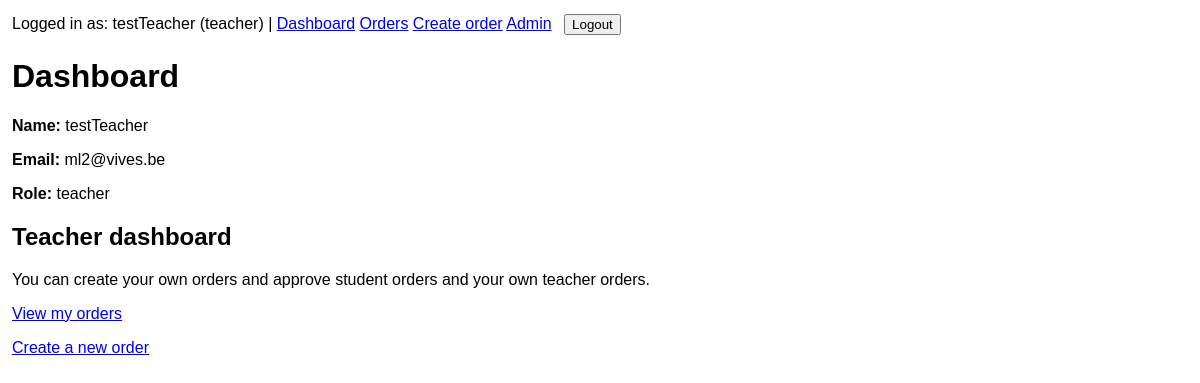
Screenshot of / (signed in) with the database file from the repository.
### accounts/models.py (models this page shows, shortened)
class User(AbstractUser):
    ROLE_ADMIN = "admin"
    ROLE_TEACHER = "teacher"
    ROLE_STUDENT = "student"
    ROLE_CHOICES = [
        (ROLE_ADMIN, "Admin"),
        (ROLE_TEACHER, "Teacher"),
        (ROLE_STUDENT, "Student"),
    ]
    email = models.EmailField(unique=True)
    name = models.CharField(max_length=255)
    role = models.CharField(max_length=20, choices=ROLE_CHOICES, default=ROLE_STUDENT)
    USERNAME_FIELD = "email"
    REQUIRED_FIELDS = ["username", "name"]

### orders/views.py (the view)
# urls.py: path("", dashboard, name="dashboard"),
@login_required
def dashboard(request):
    context = {
        "user": request.user,
    }
    return render(request, "orders/dashboard.html", context)

### templates/orders/dashboard.html (shortened to what this page needs)
{% extends "base.html" %}
{% block content %}
    <h1>Dashboard</h1>
    <div class="card">
        <p><strong>Name:</strong> {{ user.name }}</p>
        <p><strong>Email:</strong> {{ user.email }}</p>
        <p><strong>Role:</strong> {{ user.role }}</p>
    </div>
    {% if user.role == "admin" %}
        <div class="card">
            <h2>Admin dashboard</h2>
            <p>You can manage all orders and all users.</p>
            <p><a href="{% url 'orders:order_list' %}">View all orders</a></p>
            <p><a href="{% url 'orders:order_create' %}">Create a new order</a></p>
        </div>
    {% elif user.role == "teacher" %}
        <div class="card">
            <h2>Teacher dashboard</h2>
            <p>You can create your own orders and approve student orders and your own teacher orders.</p>
            <p><a href="{% url 'orders:order_list' %}">View my orders</a></p>
            <p><a href="{% url 'orders:order_create' %}">Create a new order</a></p>
        </div>
    {% endif %}
{% endblock %}

### templates/base.html (shortened to what this page needs)
<!DOCTYPE html>
<html lang="en">
<head>
</head>
<body>
    <div class="top-nav">
        {% if user.is_authenticated %}
            Logged in as: {{ user.name }} ({{ user.role }})
            |
            <a href="{% url 'orders:dashboard' %}">Dashboard</a>
            <a href="{% url 'orders:order_list' %}">Orders</a>
            <a href="{% url 'orders:order_create' %}">Create order</a>
            <a href="/admin/">Admin</a>
            <form method="post" action="{% url 'logout' %}">
                <button type="submit">Logout</button>
            </form>
        {% else %}
            <a href="{% url 'login' %}">Login</a>
        {% endif %}
    </div>
    {% block content %}{% endblock %}
</body>
</html>

### templates/base.html (style rules this page uses)
body { font-family: Arial, sans-serif; margin: 12px; }
form { margin-bottom: 12px; }
input, select, textarea, button { margin: 2px 0; }
.top-nav { margin-bottom: 16px; }
.top-nav form { display: inline; margin-left: 8px; }

### rows the page displays
User: name "testTeacher", role "teacher", email "ml2@vives.be"
